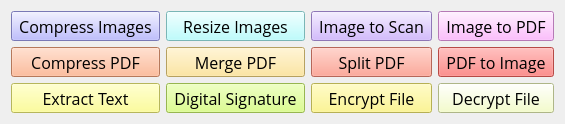
     <widget class="QWidget" name="Tools">
      <attribute name="title">
       <string>Tools</string>
      </attribute>
      <layout class="QGridLayout" name="gridLayout_2">
       <item row="0" column="0">
        <widget class="QToolButton" name="b_compressimages">
         <property name="sizePolicy">
          <sizepolicy hsizetype="Expanding" vsizetype="Expanding">
           <horstretch>0</horstretch>
           <verstretch>0</verstretch>
          </sizepolicy>
         </property>
         <property name="font">
          <font>
           <family>Open Sans</family>
           <pointsize>12</pointsize>
           <stylestrategy>PreferAntialias</stylestrategy>
          </font>
         </property>
         <property name="styleSheet">
          <string notr="true">background-color: rgb(170, 170, 255);</string>
         </property>
         <property name="text">
          <string>Compress Images</string>
         </property>
         <property name="icon">
          <iconset>
           <normaloff>../Icon/compress.png</normaloff>../Icon/compress.png</iconset>
         </property>
         <property name="iconSize">
          <size>
           <width>64</width>
           <height>64</height>
          </size>
         </property>
         <property name="toolButtonStyle">
          <enum>Qt::ToolButtonTextUnderIcon</enum>
         </property>
        </widget>
       </item>
       <item row="0" column="1">
        <widget class="QToolButton" name="b_reiszeimage">
         <property name="sizePolicy">
          <sizepolicy hsizetype="Expanding" vsizetype="Expanding">
           <horstretch>0</horstretch>
           <verstretch>0</verstretch>
          </sizepolicy>
         </property>
         <property name="font">
          <font>
           <family>Open Sans</family>
           <pointsize>12</pointsize>
           <stylestrategy>PreferAntialias</stylestrategy>
          </font>
         </property>
         <property name="styleSheet">
          <string notr="true">background-color: rgb(170, 255, 255);</string>
         </property>
         <property name="text">
          <string>Resize Images</string>
         </property>
         <property name="icon">
          <iconset>
           <normaloff>../Icon/resize.png</normaloff>../Icon/resize.png</iconset>
         </property>
         <property name="iconSize">
          <size>
           <width>64</width>
           <height>64</height>
          </size>
         </property>
         <property name="toolButtonStyle">
          <enum>Qt::ToolButtonTextUnderIcon</enum>
         </property>
        </widget>
       </item>
       <item row="0" column="2">
        <widget class="QToolButton" name="b_imagetoscan">
         <property name="sizePolicy">
          <sizepolicy hsizetype="Expanding" vsizetype="Expanding">
           <horstretch>0</horstretch>
           <verstretch>0</verstretch>
          </sizepolicy>
         </property>
         <property name="font">
          <font>
           <family>Open Sans</family>
           <pointsize>12</pointsize>
           <stylestrategy>PreferAntialias</stylestrategy>
          </font>
         </property>
         <property name="styleSheet">
          <string notr="true">background-color: rgb(199, 166, 255);</string>
         </property>
         <property name="text">
          <string>Image to Scan</string>
         </property>
         <property name="icon">
          <iconset>
           <normaloff>../Icon/scanner.png</normaloff>../Icon/scanner.png</iconset>
         </property>
         <property name="iconSize">
          <size>
           <width>64</width>
           <height>64</height>
          </size>
         </property>
         <property name="toolButtonStyle">
          <enum>Qt::ToolButtonTextUnderIcon</enum>
         </property>
        </widget>
       </item>
       <item row="0" column="3">
        <widget class="QToolButton" name="b_imagetopdf">
         <property name="sizePolicy">
          <sizepolicy hsizetype="Expanding" vsizetype="Expanding">
           <horstretch>0</horstretch>
           <verstretch>0</verstretch>
          </sizepolicy>
         </property>
         <property name="font">
          <font>
           <family>Open Sans</family>
           <pointsize>12</pointsize>
           <stylestrategy>PreferAntialias</stylestrategy>
          </font>
         </property>
         <property name="styleSheet">
          <string notr="true">background-color: rgb(255, 170, 255);</string>
         </property>
         <property name="text">
          <string>Image to PDF</string>
         </property>
         <property name="icon">
          <iconset>
           <normaloff>../Icon/imagetopdf.png</normaloff>../Icon/imagetopdf.png</iconset>
         </property>
         <property name="iconSize">
          <size>
           <width>64</width>
           <height>64</height>
          </size>
         </property>
         <property name="toolButtonStyle">
          <enum>Qt::ToolButtonTextUnderIcon</enum>
         </property>
        </widget>
       </item>
       <item row="1" column="0">
        <widget class="QToolButton" name="b_compresspdf">
         <property name="sizePolicy">
          <sizepolicy hsizetype="Expanding" vsizetype="Expanding">
           <horstretch>0</horstretch>
           <verstretch>0</verstretch>
          </sizepolicy>
         </property>
         <property name="font">
          <font>
           <family>Open Sans</family>
           <pointsize>12</pointsize>
           <stylestrategy>PreferAntialias</stylestrategy>
          </font>
         </property>
         <property name="styleSheet">
          <string notr="true">background-color: rgb(255, 170, 127);</string>
         </property>
         <property name="text">
          <string>Compress PDF</string>
         </property>
         <property name="icon">
          <iconset>
           <normaloff>../Icon/compress.png</normaloff>../Icon/compress.png</iconset>
         </property>
         <property name="iconSize">
          <size>
           <width>64</width>
           <height>64</height>
          </size>
         </property>
         <property name="toolButtonStyle">
          <enum>Qt::ToolButtonTextUnderIcon</enum>
         </property>
        </widget>
       </item>
       <item row="1" column="1">
        <widget class="QToolButton" name="b_mergepdf">
         <property name="sizePolicy">
          <sizepolicy hsizetype="Expanding" vsizetype="Expanding">
           <horstretch>0</horstretch>
           <verstretch>0</verstretch>
          </sizepolicy>
         </property>
         <property name="font">
          <font>
           <family>Open Sans</family>
           <pointsize>12</pointsize>
           <stylestrategy>PreferAntialias</stylestrategy>
          </font>
         </property>
         <property name="styleSheet">
          <string notr="true">background-color: rgb(255, 225, 135);</string>
         </property>
         <property name="text">
          <string>Merge PDF</string>
         </property>
         <property name="icon">
          <iconset>
           <normaloff>../Icon/merge.png</normaloff>../Icon/merge.png</iconset>
         </property>
         <property name="iconSize">
          <size>
           <width>64</width>
           <height>64</height>
          </size>
         </property>
         <property name="toolButtonStyle">
          <enum>Qt::ToolButtonTextUnderIcon</enum>
         </property>
        </widget>
       </item>
       <item row="1" column="2">
        <widget class="QToolButton" name="b_splitpdf">
         <property name="sizePolicy">
          <sizepolicy hsizetype="Expanding" vsizetype="Expanding">
           <horstretch>0</horstretch>
           <verstretch>0</verstretch>
          </sizepolicy>
         </property>
         <property name="font">
          <font>
           <family>Open Sans</family>
           <pointsize>12</pointsize>
           <stylestrategy>PreferAntialias</stylestrategy>
          </font>
         </property>
         <property name="styleSheet">
          <string notr="true">background-color: rgb(255, 144, 124);</string>
         </property>
         <property name="text">
          <string>Split PDF</string>
         </property>
         <property name="icon">
          <iconset>
           <normaloff>../Icon/splitFile.png</normaloff>../Icon/splitFile.png</iconset>
         </property>
         <property name="iconSize">
          <size>
           <width>64</width>
           <height>64</height>
          </size>
         </property>
         <property name="toolButtonStyle">
          <enum>Qt::ToolButtonTextUnderIcon</enum>
         </property>
        </widget>
       </item>
       <item row="1" column="3">
        <widget class="QToolButton" name="b_pdftoimage">
         <property name="sizePolicy">
          <sizepolicy hsizetype="Expanding" vsizetype="Expanding">
           <horstretch>0</horstretch>
           <verstretch>0</verstretch>
          </sizepolicy>
         </property>
         <property name="font">
          <font>
           <family>Open Sans</family>
           <pointsize>12</pointsize>
           <stylestrategy>PreferAntialias</stylestrategy>
          </font>
         </property>
         <property name="styleSheet">
          <string notr="true">background-color: rgb(255, 103, 98);</string>
         </property>
         <property name="text">
          <string>PDF to Image</string>
         </property>
         <property name="icon">
          <iconset>
           <normaloff>../Icon/converttoImage.png</normaloff>../Icon/converttoImage.png</iconset>
         </property>
         <property name="iconSize">
          <size>
           <width>64</width>
           <height>64</height>
          </size>
         </property>
         <property name="toolButtonStyle">
          <enum>Qt::ToolButtonTextUnderIcon</enum>
         </property>
        </widget>
       </item>
       <item row="2" column="0">
        <widget class="QToolButton" name="b_extracttext">
         <property name="sizePolicy">
          <sizepolicy hsizetype="Expanding" vsizetype="Expanding">
           <horstretch>0</horstretch>
           <verstretch>0</verstretch>
          </sizepolicy>
         </property>
         <property name="font">
          <font>
           <family>Open Sans</family>
           <pointsize>12</pointsize>
           <stylestrategy>PreferAntialias</stylestrategy>
          </font>
         </property>
         <property name="styleSheet">
          <string notr="true">background-color: rgb(255, 255, 127);</string>
         </property>
         <property name="text">
          <string>Extract Text</string>
         </property>
         <property name="icon">
          <iconset>
           <normaloff>../Icon/toText.png</normaloff>../Icon/toText.png</iconset>
         </property>
         <property name="iconSize">
          <size>
           <width>64</width>
           <height>64</height>
          </size>
         </property>
         <property name="toolButtonStyle">
          <enum>Qt::ToolButtonTextUnderIcon</enum>
         </property>
        </widget>
       </item>
       <item row="2" column="1">
        <widget class="QToolButton" name="b_digitalsignature">
         <property name="sizePolicy">
          <sizepolicy hsizetype="Expanding" vsizetype="Expanding">
           <horstretch>0</horstretch>
           <verstretch>0</verstretch>
          </sizepolicy>
         </property>
         <property name="font">
          <font>
           <family>Open Sans</family>
           <pointsize>12</pointsize>
           <stylestrategy>PreferAntialias</stylestrategy>
          </font>
         </property>
         <property name="styleSheet">
          <string notr="true">background-color: rgb(212, 255, 112);</string>
         </property>
         <property name="text">
          <string>Digital Signature</string>
         </property>
         <property name="icon">
          <iconset>
           <normaloff>../Icon/Digital Signature.png</normaloff>../Icon/Digital Signature.png</iconset>
         </property>
         <property name="iconSize">
          <size>
           <width>64</width>
           <height>64</height>
          </size>
         </property>
         <property name="toolButtonStyle">
          <enum>Qt::ToolButtonTextUnderIcon</enum>
         </property>
        </widget>
       </item>
       <item row="2" column="2">
        <widget class="QToolButton" name="b_encryptfile">
         <property name="sizePolicy">
          <sizepolicy hsizetype="Expanding" vsizetype="Expanding">
           <horstretch>0</horstretch>
           <verstretch>0</verstretch>
          </sizepolicy>
         </property>
         <property name="font">
          <font>
           <family>Open Sans</family>
           <pointsize>12</pointsize>
           <stylestrategy>PreferAntialias</stylestrategy>
          </font>
         </property>
         <property name="styleSheet">
          <string notr="true">background-color: rgb(255, 246, 117);</string>
         </property>
         <property name="text">
          <string>Encrypt File</string>
         </property>
         <property name="icon">
          <iconset>
           <normaloff>../Icon/encrypt.png</normaloff>../Icon/encrypt.png</iconset>
         </property>
         <property name="iconSize">
          <size>
           <width>64</width>
           <height>64</height>
          </size>
         </property>
         <property name="toolButtonStyle">
          <enum>Qt::ToolButtonTextUnderIcon</enum>
         </property>
        </widget>
       </item>
       <item row="2" column="3">
        <widget class="QToolButton" name="b_decrypt">
         <property name="sizePolicy">
          <sizepolicy hsizetype="Expanding" vsizetype="Expanding">
           <horstretch>0</horstretch>
           <verstretch>0</verstretch>
          </sizepolicy>
         </property>
         <property name="font">
          <font>
           <family>Open Sans</family>
           <pointsize>12</pointsize>
           <stylestrategy>PreferAntialias</stylestrategy>
          </font>
         </property>
         <property name="styleSheet">
          <string notr="true">background-color: rgb(243, 255, 189);</string>
         </property>
         <property name="text">
          <string>Decrypt File</string>
         </property>
         <property name="icon">
          <iconset>
           <normaloff>../Icon/decrypt.png</normaloff>../Icon/decrypt.png</iconset>
         </property>
         <property name="iconSize">
          <size>
           <width>64</width>
           <height>64</height>
          </size>
         </property>
         <property name="toolButtonStyle">
          <enum>Qt::ToolButtonTextUnderIcon</enum>
         </property>
        </widget>
       </item>
      </layout>
     </widget>
